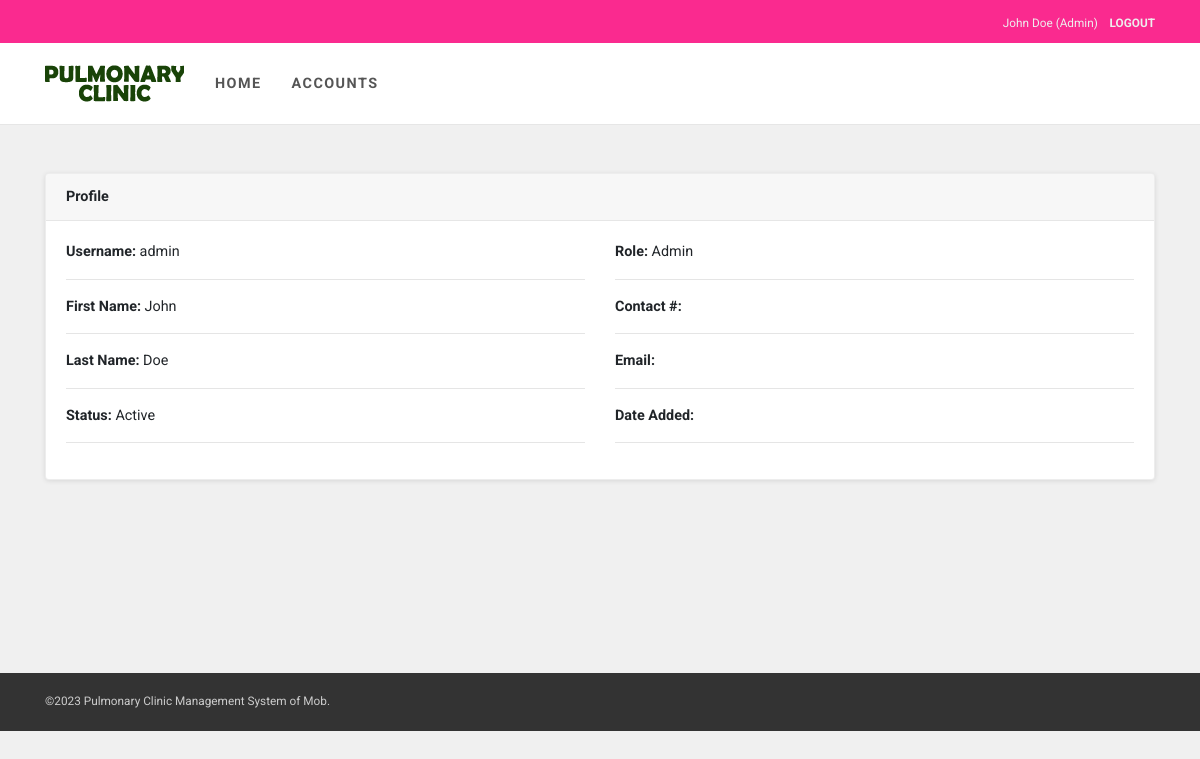
Page /pages/user-detail.php?Id=1 (signed in) on the committed database.
### tables this page shows
CREATE TABLE `user` (
  `Id` tinyint(11) NOT NULL AUTO_INCREMENT,
  `username` varchar(100) NOT NULL DEFAULT '',
  `password` varchar(100) NOT NULL,
  `firstName` varchar(150) DEFAULT NULL,
  `lastName` varchar(150) DEFAULT NULL,
  `status` varchar(255) DEFAULT 'Inactive',
  `role` varchar(20) DEFAULT NULL,
  `dateAdded` date DEFAULT NULL,
  `phone` varchar(255) DEFAULT NULL,
  `email` varchar(255) DEFAULT NULL,
  `isDeleted` varchar(255) DEFAULT 'false',
  `birthday` date DEFAULT NULL,
  `doctorId` int(11) DEFAULT NULL,
  `image` varchar(255) DEFAULT NULL,
  PRIMARY KEY (`Id`)
);

### config/Models.php (called while the page is built, shortened)
<?php
include "CRUD.php";
function user() {
	$crud = new CRUD;
	$crud->table = "user";
	return $crud;
}
?>

### config/CRUD.php (called while the page is built)
<?php class CRUD{var $table;var $obj=array();function arrayToQuery($query){$query_array=array();foreach($query as $key=>$key_value){if($key_value=="NOW()"){$query_array[]="$key=$key_value";}else{$query_array[]="$key='".htmlspecialchars($key_value,ENT_QUOTES)."'";}}return implode(', ',$query_array);}function list($query=""){$query=$query?"where ".$query:"";$db=Database::connect();$pdo=$db->prepare("select * from $this->table $query");$pdo->execute();$result=$pdo->fetchAll(PDO::FETCH_OBJ);Database::disconnect();return $result;}function count($query=""){$query=$query?"where ".$query:"";$db=Database::connect();$pdo=$db->prepare("select * from $this->table $query");$pdo->execute();Database::disconnect();return $pdo->rowCount();}function get($args){$db=Database::connect();$pdo=$db->prepare("select * from $this->table where $args");$pdo->execute();$result=$pdo->fetch(PDO::FETCH_OBJ);Database::disconnect();return $result;}function create(){$object=$this->arrayToQuery($this->obj);$db=Database::connect();$pdo=$db->prepare("insert into $this->table set $object");$pdo->execute();Database::disconnect();}function update($args){$object=$this->arrayToQuery($this->obj);$db=Database::connect();$pdo=$db->prepare("update $this->table set $object where $args");$pdo->execute();Database::disconnect();}function delete($args){$db=Database::connect();$pdo=$db->prepare("delete from $this->table where $args");$pdo->execute();Database::disconnect();}} ?>

### pages/user-detail.php (the view, shortened to what this page needs)
<?php
$ROOT_DIR="../";
include $ROOT_DIR . "templates/header.php";
$Id = $_GET["Id"];
$user = user()->get("Id=$Id");
?>
<div class="card mb-3">
  <div class="card-header">
    <b>Profile</b>
  </div>
  <div class="card-body">
    <div class="row">
      <div class="col">
        <b>Username:</b> <?=$user->username;?>
        <hr>
          <b>First Name:</b> <?=$user->firstName;?>
          <hr>
            <b>Last Name:</b> <?=$user->lastName;?>
            <hr>
              <b>Status:</b> <?=$user->status;?>
              <hr>
      </div>
      <div class="col">
        <b>Role:</b> <?=$user->role;?>
        <hr>
          <b>Contact #:</b> <?=$user->phone;?>
          <hr>
            <b>Email:</b> <?=$user->email;?>
            <hr>
              <b>Date Added:</b> <?=$user->dateAdded;?>
              <hr>
      </div>
    </div>
  </div>
</div>
<?php include $ROOT_DIR . "templates/footer.php"; ?>

### rows in the picture
user: username "admin", firstName "John", lastName "Doe", status "Active", role "Admin"

### other values in the picture
$_SESSION["user_session"]["firstName"] "John"
$_SESSION["user_session"]["lastName"] "Doe"
$_SESSION["user_session"]["role"] "Admin"
